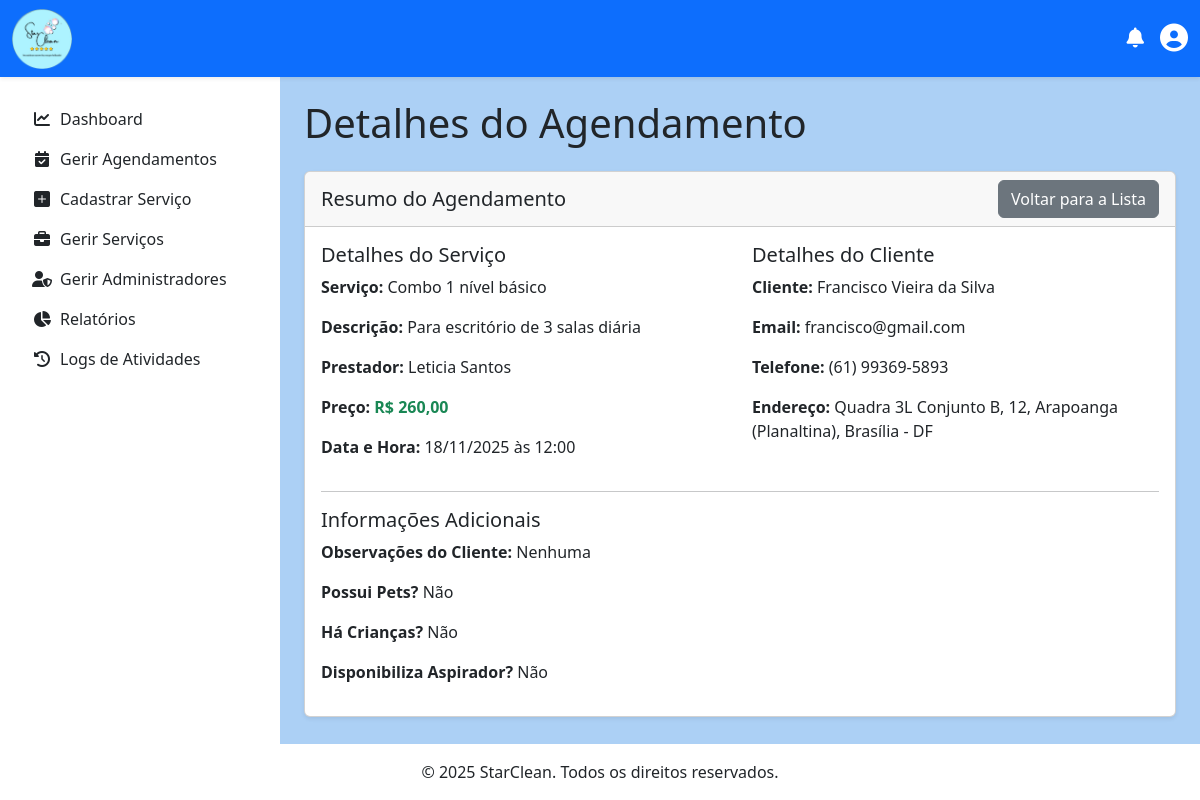
Screenshot of /admin/visualizar_agendamento.php?id=16 (signed in) with the database file from the repository.
### tables this page shows
CREATE TABLE `agendamento` (
  `id` int(11) NOT NULL,
  `Cliente_id` int(11) NOT NULL,
  `Prestador_id` int(11) NOT NULL,
  `Servico_id` int(11) NOT NULL,
  `Endereco_id` int(11) NOT NULL,
  `data` date NOT NULL,
  `hora` time NOT NULL,
  `status` enum('pendente','aceito','realizado','cancelado','remarcado') NOT NULL DEFAULT 'pendente',
  `observacoes` text DEFAULT NULL,
  `tem_pets` tinyint(1) NOT NULL DEFAULT 0,
  `tem_crianca` tinyint(1) NOT NULL DEFAULT 0,
  `possui_aspirador` tinyint(1) NOT NULL DEFAULT 0,
  `notificacao_prestador_lida` tinyint(1) NOT NULL DEFAULT 0,
  `notificacao_cliente_lida` tinyint(1) NOT NULL DEFAULT 0,
  `notificacao_admin_lida` tinyint(1) NOT NULL DEFAULT 0
);

CREATE TABLE `servico` (
  `id` int(11) NOT NULL,
  `titulo` varchar(100) NOT NULL,
  `descricao` text NOT NULL,
  `preco` double NOT NULL,
  `duracao_estimada` time DEFAULT NULL,
  `prestador_id` int(11) NOT NULL,
  `oculto` tinyint(1) NOT NULL DEFAULT 0 COMMENT '0 = visível, 1 = oculto'
);

CREATE TABLE `prestador` (
  `id` int(11) NOT NULL,
  `nome` varchar(100) NOT NULL,
  `sobrenome` varchar(100) NOT NULL,
  `cpf` varchar(18) NOT NULL,
  `email` varchar(150) NOT NULL,
  `telefone` varchar(20) NOT NULL,
  `especialidade` varchar(100) NOT NULL,
  `password` varchar(255) NOT NULL,
  `receber_notificacoes_email` tinyint(1) NOT NULL DEFAULT 1,
  `descricao` text NOT NULL,
  `criado_em` timestamp NOT NULL DEFAULT current_timestamp(),
  `atualizado_em` timestamp NOT NULL DEFAULT current_timestamp() ON UPDATE current_timestamp(),
  `Administrador_id` int(11) NOT NULL
);

CREATE TABLE `cliente` (
  `id` int(11) NOT NULL,
  `nome` varchar(45) NOT NULL,
  `sobrenome` varchar(45) NOT NULL,
  `email` varchar(150) NOT NULL,
  `data_nascimento` date NOT NULL,
  `telefone` varchar(20) NOT NULL,
  `cpf` varchar(14) NOT NULL,
  `password` varchar(255) NOT NULL,
  `receber_notificacoes_email` tinyint(1) NOT NULL DEFAULT 1,
  `criado_em` timestamp NOT NULL DEFAULT current_timestamp(),
  `atualizado_em` timestamp NOT NULL DEFAULT current_timestamp() ON UPDATE current_timestamp()
);

CREATE TABLE `endereco` (
  `id` int(11) NOT NULL,
  `Cliente_id` int(11) NOT NULL,
  `Prestador_id` int(11) DEFAULT NULL,
  `cep` varchar(9) NOT NULL,
  `logradouro` varchar(250) DEFAULT NULL,
  `bairro` varchar(45) DEFAULT NULL,
  `cidade` varchar(45) DEFAULT NULL,
  `uf` char(2) DEFAULT NULL,
  `numero` varchar(10) DEFAULT NULL,
  `complemento` varchar(100) DEFAULT NULL,
  `latitude` decimal(10,8) DEFAULT NULL,
  `criado_em` timestamp NOT NULL DEFAULT current_timestamp(),
  `atualizado_em` timestamp NOT NULL DEFAULT current_timestamp() ON UPDATE current_timestamp(),
  `longitude` decimal(11,8) DEFAULT NULL
);

### admin/visualizar_agendamento.php (the view, shortened to what this page needs)
<?php
$agendamento = null;
$agendamento_id = $_GET['id'];
try {
    $pdo = obterConexaoPDO();
    $stmt = $pdo->prepare("
        SELECT
            a.id, a.data, a.hora, a.status, a.observacoes, a.tem_pets, a.tem_crianca, a.possui_aspirador,
            c.nome AS nome_cliente, c.sobrenome AS sobrenome_cliente, c.email AS email_cliente, c.telefone AS telefone_cliente,
            p.nome AS nome_prestador,
            s.titulo AS titulo_servico, s.descricao AS descricao_servico, s.preco,
            e.logradouro, e.numero, e.complemento, e.bairro, e.cidade, e.uf, e.cep
        FROM Agendamento a
        JOIN Cliente c ON a.Cliente_id = c.id
        JOIN Prestador p ON a.Prestador_id = p.id
        JOIN Servico s ON a.Servico_id = s.id
        JOIN Endereco e ON a.Endereco_id = e.id
        WHERE a.id = ?
    ");
    $stmt->execute([$agendamento_id]);
    $agendamento = $stmt->fetch(PDO::FETCH_ASSOC);
} catch (PDOException $e) {
    error_log("Erro ao buscar detalhes do agendamento (admin): " . $e->getMessage());
    $_SESSION['mensagem_erro'] = "Erro ao carregar os detalhes do agendamento.";
    header("Location: gerir_agendamentos.php");
    exit();
}
include '../includes/header.php';
include '../includes/navbar_logged_in.php';
?>
        <?php include '../includes/menu.php'; ?>
<main class="d-flex">
    <?php include '../includes/sidebar.php'; ?>
    <div class="container-fluid p-4 flex-grow-1">
        <h1 class="mb-4">Detalhes do Agendamento</h1>
        <div class="card shadow-sm">
            <div class="card-header d-flex justify-content-between align-items-center">
                <h5 class="mb-0">Resumo do Agendamento</h5>
                <a href="gerir_agendamentos.php" class="btn btn-secondary">Voltar para a Lista</a>
            </div>
            <div class="card-body">
                <div class="row">
                    <div class="col-md-6">
                        <h5>Detalhes do Serviço</h5>
                        <p><strong>Serviço:</strong> <?= htmlspecialchars($agendamento['titulo_servico']) ?></p>
                        <p><strong>Descrição:</strong> <?= htmlspecialchars($agendamento['descricao_servico']) ?></p>
                        <p><strong>Prestador:</strong> <?= htmlspecialchars($agendamento['nome_prestador']) ?></p>
                        <p><strong>Preço:</strong> <span class="fw-bold text-success">R$ <?= number_format($agendamento['preco'], 2, ',', '.') ?></span></p>
                        <p><strong>Data e Hora:</strong> <?= date('d/m/Y', strtotime($agendamento['data'])) ?> às <?= htmlspecialchars(substr($agendamento['hora'], 0, 5)) ?></p>
                    </div>
                    <div class="col-md-6">
                        <h5>Detalhes do Cliente</h5>
                        <p><strong>Cliente:</strong> <?= htmlspecialchars($agendamento['nome_cliente'] . ' ' . $agendamento['sobrenome_cliente']) ?></p>
                        <p><strong>Email:</strong> <?= htmlspecialchars($agendamento['email_cliente']) ?></p>
                        <p><strong>Telefone:</strong> <?= htmlspecialchars($agendamento['telefone_cliente']) ?></p>
                        <p><strong>Endereço:</strong> <?= htmlspecialchars($agendamento['logradouro'] . ', ' . $agendamento['numero'] . ($agendamento['complemento'] ? ' - ' . $agendamento['complemento'] : '')) ?>, <?= htmlspecialchars($agendamento['bairro'] . ', ' . $agendamento['cidade'] . ' - ' . $agendamento['uf']) ?></p>
                    </div>
                </div>
                <hr>
                <h5>Informações Adicionais</h5>
                <p><strong>Observações do Cliente:</strong> <?= htmlspecialchars($agendamento['observacoes'] ?: 'Nenhuma') ?></p>
                <p><strong>Possui Pets?</strong> <?= $agendamento['tem_pets'] ? 'Sim' : 'Não' ?></p>
                <p><strong>Há Crianças?</strong> <?= $agendamento['tem_crianca'] ? 'Sim' : 'Não' ?></p>
                <p><strong>Disponibiliza Aspirador?</strong> <?= $agendamento['possui_aspirador'] ? 'Sim' : 'Não' ?></p>
            </div>
        </div>
    </div>
</main>
<?php include '../includes/footer.php'; ?>

### includes/star_clean.css (style rules this page uses)
body { padding-top: 75px; }
.card-body { min-height: 220px; }
.card { transition: transform 0.3s ease, box-shadow 0.3s ease; }
@media (min-width: 768px) { main.d-flex > .flex-grow-1 { margin-left: 280px; } }
main.d-flex { flex-grow: 1; }

### rows the page displays
agendamento: Servico.titulo "Combo 1 nível básico", Servico.descricao "Para escritório de 3 salas diária", Prestador.nome "Leticia Santos", Servico.preco "260,00", data "18/11/2025", hora "12:00", Cliente.sobrenome "Francisco Vieira da Silva", Cliente.email "francisco@gmail.com", Cliente.telefone "(61) 99369-5893", Endereco.complemento "Quadra 3L Conjunto B, 12", Endereco.uf "Arapoanga (Planaltina), Brasília - DF", observacoes "Nenhuma"
